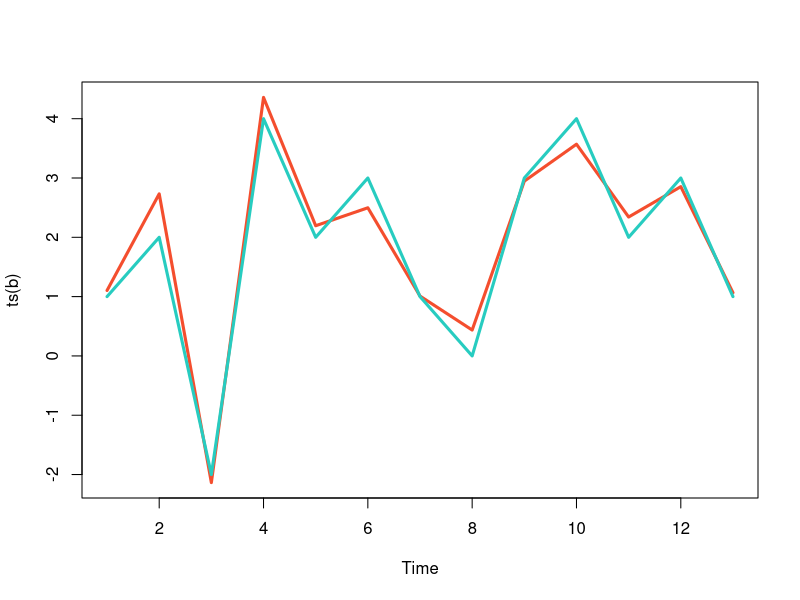
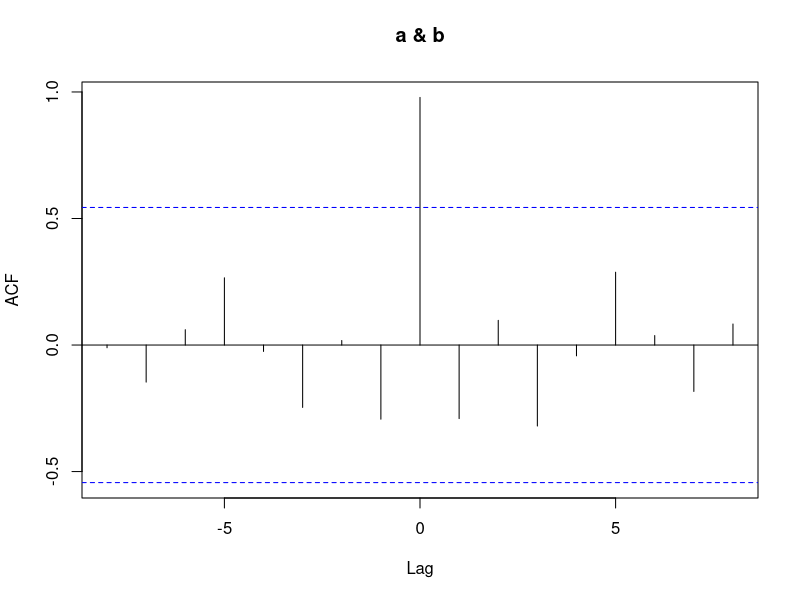

These charts were generated, in order, by the following R code:
# plot the graph in R
set.seed(15)
a = c(1,2,-2,4,2,3,1,0,3,4,2,3,1)
b = a + rnorm(length(a), sd = 0.4)
plot(ts(b), col="#f44e2e", lwd=3)
lines(a, col="#27ccc0", lwd=3)
a
round(b,1)
# compute using the R language
corr = ccf(a,b)
corr
